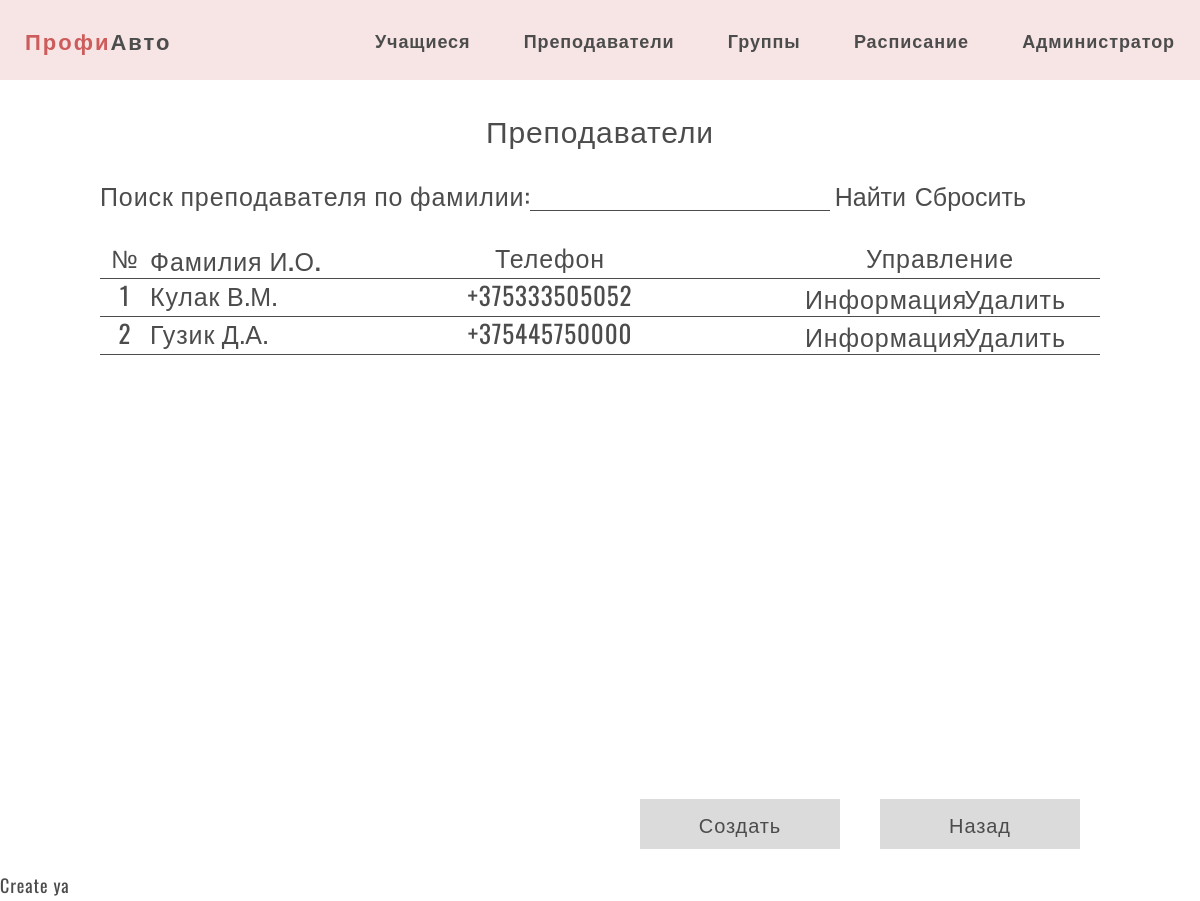
Screenshot of /admin/teachers/index.php (signed in) with the database file from the repository.
### tables this page shows
CREATE TABLE `teachers` (
  `id_teacher` int NOT NULL,
  `surname` varchar(30) NOT NULL,
  `name` varchar(30) NOT NULL,
  `last_name` varchar(30) DEFAULT NULL,
  `id_time_work` int DEFAULT NULL,
  `passport` varchar(9) DEFAULT NULL,
  `phone` varchar(13) NOT NULL,
  `login` varchar(30) NOT NULL,
  `password` varchar(60) NOT NULL
);

### app/controllers/sort_find.php (called while the page is built, shortened)
<?php
$find_sql = '';

### app/db/db.php (called while the page is built, shortened)
<?php
require('connect.php');
function checkErrors($query)
{
    $errInfo = $query->errorInfo();
    return true;
}
function selectALL($table, $params = [])
{
    global $pdo;
    $sql = "select * from `$table`";
    $query = $pdo->prepare($sql);
    $query->execute();
    return $query->fetchAll();
}
function selectOrder($table, $sort_sql, $params = [])
{
    global $pdo;
    $sql = "select * from `$table`";
    if (!empty($params)) {
        $i = 0;
        foreach ($params as $key => $value) {
            $value = "`" . $value . "`";
            $key = "'" . $key . "'";
            if ($i === 0) {
                $sql = $sql . " WHERE $value >= $key";
            } else {
                $sql = $sql . " AND $value <= $key";
            }
            $i++;
        }
    }
    $sql = $sql . " ORDER BY $sort_sql";
    $query = $pdo->prepare($sql);
    $query->execute();
    return $query->fetchAll();
}
function sort_link_bar($title, $a, $b, $table)
{
    $sort = @$_GET['sort'];
    if ($sort == $a) {
        return ' active" href="?sort=' . $b . '&table=' . $table . '">' . $title . ' <i class="arrow">↑</i>';
    } elseif ($sort == $b) {
        return ' active" href="?sort=' . $a . '&table=' . $table . '">' . $title . ' <i class="arrow">↓</i>';
    } else {
        return '" href="?sort=' . $a . '&table=' . $table . ' ">' . $title ;
    }
}

### app/controllers/select.php (called while the page is built, shortened)
<?php
$teachers = selectALL('teachers');

### app/controllers/control.php (called while the page is built, shortened)
<?php
include SITE_ROOT . '/app/db/db.php';
include SITE_ROOT . '/app/controllers/select.php';
include SITE_ROOT . '/app/controllers/sort_find.php';

### path.php (called while the page is built, shortened)
<?php
include SITE_ROOT . '/app/controllers/control.php';

### admin/teachers/index.php (the view, shortened to what this page needs)
<?php include '../../path.php';
?>
<!DOCTYPE html>
<html lang="en">
<head>
    <?php include SITE_ROOT . '/app/include/head.php' ?>
</head>
<body>
<div class="wrapper">
    <?php include SITE_ROOT . '/app/include/header.php' ?>
    <main class="main">
        <div class="container L">
            <div class="table_page">
                <div class="title">Преподаватели</div>
                <form method="post" class="search">
                    <label>
                        Поиск преподавателя по фамилии:
                        <input type="text" value="<?= $find_sql ?>" name="search">
                    </label>
                    <div class="control">
                        <button type="submit" value="teachers" name="find">Найти</button>
                        <button type="submit" value="teachers" name="reset">Сбросить</button>
                    </div>
                </form>
                <div class="table">
                    <div class="head_table">
                        <span class="number">№</span>
                        <a class="surname <?php echo sort_link_bar('Фамилия И.О.', 'surname_asc', 'surname_desc', 'students'); ?></a>
                        <span class="phone">Телефон</span>
                        <span class="control">Управление</span>
                    </div>
                    <div class="body_table">
                        <?php foreach ($teachers as $key => $teacher): ?>
                            <div class="row_table">
                                <span class="number"><?= $key + 1; ?></span>
                                <span class="surname"><?php echo $teacher['surname'] . ' ';
                                    echo mb_substr($teacher['name'], 0, 1) . '.';
                                    echo mb_substr($teacher['last_name'], 0, 1) . '.'; ?></span>
                                <span class="phone"><?=$teacher['phone']?></span>
                                <span class="control">
                                <a class="edit" href="edit.php?table=teachers&id_edit=<?= $teacher['id_teacher']; ?>">Информация</a>
                                <a class="delete" onClick="return window.confirm('Удалить преподавателя из базы?');" href="?table=teachers&del_id=<?= $teacher['id_teacher']; ?>">Удалить</a>
                            </span>
                            </div>
                        <?php endforeach; ?>
                    </div>
                </div>
                <div class="control_buttons">
                    <a href="create.php" class="create">Создать</a>
                    <a href="index.php" class="create">Назад</a>
                </div>
            </div>
        </div>
    </main>
    <?php include SITE_ROOT . '/app/include/footer.php' ?>
</div>
</body>
</html>

### css/StylePHP.css (style rules this page uses)
.control_buttons a { font-weight: normal; margin: 20px; }
.container .table .body_table { height: 500px; }

### rows the page displays
teachers: surname "Кулак", name "В", last_name "М", phone "+375333505052"
teachers: surname "Гузик", name "Д", last_name "А", phone "+375445750000"
